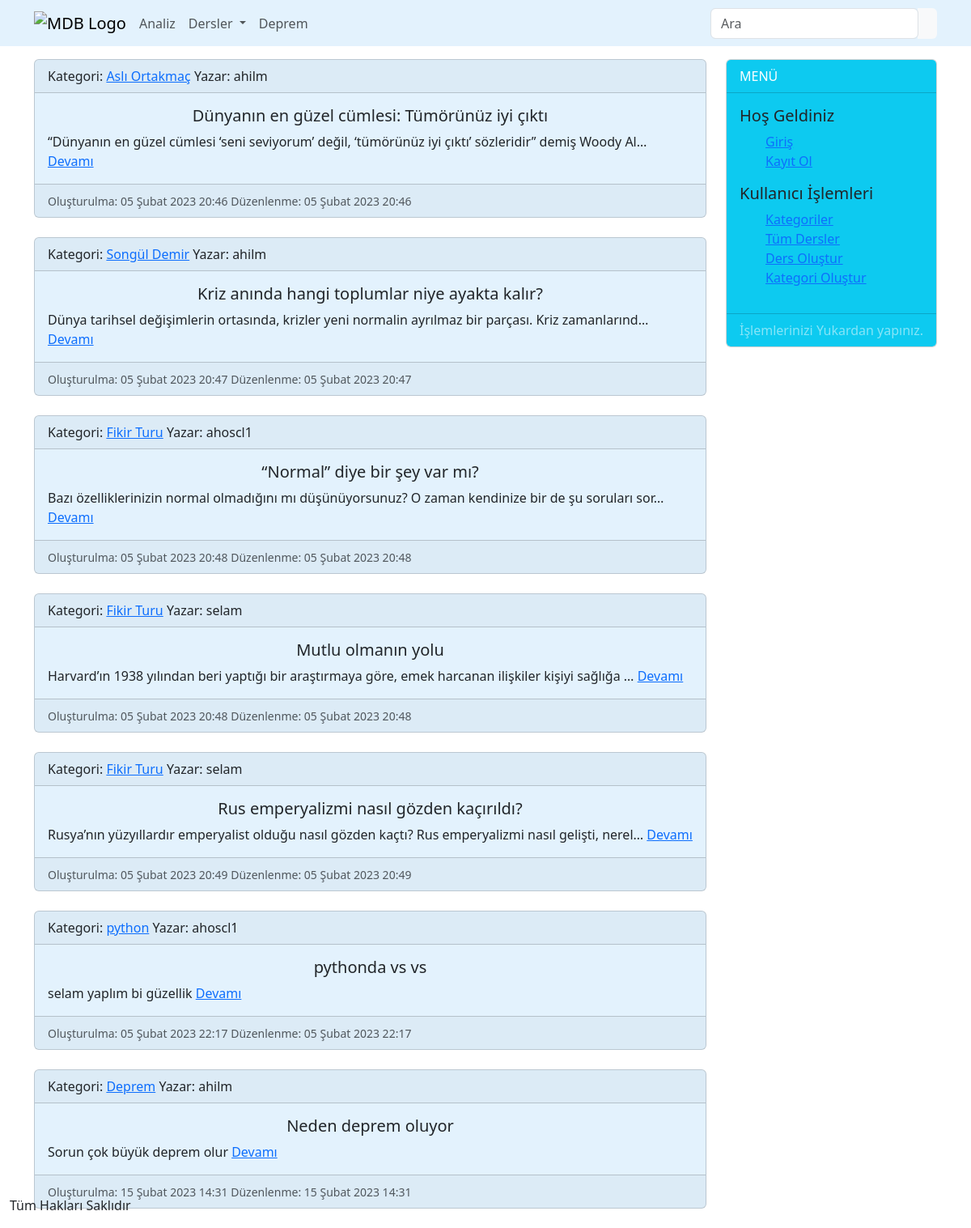
/dersler/, run on the app's committed database.
### dersler/models/dersModel.py (models this page shows, shortened)
class DersModel(models.Model):
    title = models.CharField(max_length=200, verbose_name='Başlık')
    metin = models.TextField()
    olusturulma_tarihi = models.DateTimeField(auto_now_add=True)
    yazar = models.ForeignKey(User, on_delete=models.CASCADE, related_name='kullanici')
    son_duzenleme = models.DateTimeField('Son Düzenlenme Tarihi', auto_now_add=datetime.datetime)
    kategori = models.ForeignKey(KategoriModel, on_delete=models.CASCADE, related_name='ders_kategori')

### dersler/models/kategoriModel.py (models this page shows)
class KategoriModel(models.Model):
    kategori = models.CharField(max_length=20, unique=True)
    aciklama = models.CharField(max_length=300)
    olusturulma_tarihi = models.DateTimeField(auto_now_add=True)
    def __str__(self):
        return self.kategori

### dersler/views/index.py (the view)
# urls.py: path('',index,name='index')
def index(request):
    dersler = DersModel.objects.all()
    kategori = KategoriModel.objects.all()
    context = {
        'dersler': dersler,
        'kategori': kategori,
    }
    return render(request, 'dindex.html', context)

### dersler/views/context_processors.py (called while the page is built)
def categories(request):
    return {
        "categories": KategoriModel.objects.all()
    }

### dersler/templates/dindex.html (shortened to what this page needs)
{% extends 'base.html' %}
{% block content %}
    {% for ders in dersler %}
        <div class="card " style="background-color: #e3f2fd;">
            <div class="card-header">
                Kategori: <a href="{%  url 'dersler:kategori_ayrinti' ders.kategori.id %}">{{ ders.kategori }}</a>  Yazar: {{ ders.yazar }}
            </div>
            <div class="card-body">
                <h5 class="card-title text-center">{{ ders.title }}</h5>
                <p class="card-text">{{ ders.metin|truncatechars:100 }}
                    <a href="{%  url 'dersler:ders_ayrinti' ders.id %}" class="">Devamı</a>
                </p>
            </div>
            <div class="card-footer text-muted"><small>
                Oluşturulma: {{ ders.olusturulma_tarihi }} Düzenlenme: {{ ders.son_duzenleme }}
            </small>
            </div>
        </div>
        <br>
    {% endfor %}
{% endblock content %}

### templates/base.html (shortened to what this page needs)
{% load static %}
<!doctype html>
<html lang="en">
<head>
    <link href="https://cdn.jsdelivr.net/npm/bootstrap@5.3.0-alpha1/dist/css/bootstrap.min.css" rel="stylesheet">
</head>
<body>
{% include 'components/navbar.html' %}
<div class="container mt-3">
    <div class="row">
        <div class="col-sm-9">
            {% block content %}
            {% endblock content %}
        </div>
        {% include 'components/sidebar.html' %}
    </div>
    {% include 'components/footer.html' %}
</div>
</body>
</html>

### templates/components/navbar.html (shortened to what this page needs)
<nav class="navbar navbar-expand-lg navbar-light " style="background-color: #e3f2fd;">
    <div class="container">
        <a class="navbar-brand me-2" href="{% url 'index' %}">
            <img src="https://mdbcdn.b-cdn.net/img/logo/mdb-transaprent-noshadows.webp" height="16" alt="MDB Logo" loading="lazy"
                 style="margin-top: -1px;" />
        </a>
        <div class="collapse navbar-collapse" id="navbarButtonsExample">
            <ul class="navbar-nav me-auto mb-2 mb-lg-0">
                <li class="nav-item">
                    <a class="nav-link" href="{% url 'analiz:index' %}">Analiz</a>
                </li>
                <li class="nav-item dropdown">
                    <a class="nav-link dropdown-toggle" href="#" id="navbarDropdown" role="button" data-bs-toggle="dropdown" aria-expanded="false">
                        Dersler
                    </a>
                </li>
                <li class="nav-item">
                    <a class="nav-link" href="{% url 'deprem:index' %}">Deprem</a>
                </li>
            </ul>
            <div class="d-flex align-items-center">
                <form class="d-flex input-group w-auto">
                    <input type="search" class="form-control rounded" placeholder="Ara" aria-label="Search" aria-describedby="search-addon" />
                    <span class="input-group-text border-0" id="search-addon">
                    </span>
                </form>
            </div>
        </div>
    </div>
</nav>

### templates/components/sidebar.html (shortened to what this page needs)
<div class="col-sm-3">
    <div class="card bg-info-50 mb-3">
        <div class="card-header bg-info text-white">
            MENÜ
        </div>
        <div class="card-body bg-info">
            <h5>{{ user.username }} Hoş Geldiniz</h5>
            <ul class=" bg-info">
                {% if user.is_authenticated %}
                    <li class="list-group-item bg-info"><a href="{% url 'users:profile' user.id %}">Profilim</a></li>
                    <li class="list-group-item bg-info"><a href="{% url 'users:login' %}">Kategorilerim</a></li>
                    <li class="list-group-item bg-info"><a href="{% url 'users:register' %}">Yazılarım</a></li>
                {% else %}
                    <li class="list-group-item bg-info"><a href="{% url 'users:login' %}">Giriş</a></li>
                    <li class="list-group-item bg-info"><a href="{% url 'users:register' %}">Kayıt Ol</a></li>
                {% endif %}
            </ul>
            <h5>Kullanıcı İşlemleri</h5>
            <ul class=" bg-info">
                <li class="list-group-item bg-info"><a href="{% url 'dersler:kategoriler' %}">Kategoriler</a></li>
                <li class="list-group-item bg-info"><a href="{% url 'dersler:index' %}">Tüm Dersler</a></li>
                <li class="list-group-item bg-info"><a href="{% url 'dersler:dersolustur' %}">Ders Oluştur</a></li>
                <li class="list-group-item bg-info"><a href="{% url 'dersler:kategoriolustur' %}">Kategori Oluştur</a></li>
            </ul>
        </div>
        <div class="card-footer bg-info text-white-50">
            İşlemlerinizi Yukardan yapınız.
        </div>
    </div>
</div>

### templates/components/footer.html
<div class="row">
    <div class="col-12 fixed-bottom">
        <p>Tüm Hakları Saklıdır</p>
    </div>
</div>

### data on the page
DersModel: kategori "Aslı Ortakmaç", yazar "ahilm", title "Dünyanın en güzel cümlesi: Tümörünüz iyi çıktı", metin "“Dünyanın en güzel cümlesi ‘seni seviyorum’ değil, ‘tümörünüz iyi çıktı’ sözleridir” demiş Woody Al…", olusturulma_tarihi "05 Şubat 2023 20:46", son_duzenleme "05 Şubat 2023 20:46"
DersModel: kategori "Songül Demir", yazar "ahilm", title "Kriz anında hangi toplumlar niye ayakta kalır?", metin "Dünya tarihsel değişimlerin ortasında, krizler yeni normalin ayrılmaz bir parçası. Kriz zamanlarınd…", olusturulma_tarihi "05 Şubat 2023 20:47", son_duzenleme "05 Şubat 2023 20:47"
DersModel: kategori "Fikir Turu", yazar "ahoscl1", title "“Normal” diye bir şey var mı?", metin "Bazı özelliklerinizin normal olmadığını mı düşünüyorsunuz? O zaman kendinize bir de şu soruları sor…", olusturulma_tarihi "05 Şubat 2023 20:48", son_duzenleme "05 Şubat 2023 20:48"
DersModel: kategori "Fikir Turu", yazar "selam", title "Mutlu olmanın yolu", metin "Harvard’ın 1938 yılından beri yaptığı bir araştırmaya göre, emek harcanan ilişkiler kişiyi sağlığa …", olusturulma_tarihi "05 Şubat 2023 20:48", son_duzenleme "05 Şubat 2023 20:48"
DersModel: kategori "Fikir Turu", yazar "selam", title "Rus emperyalizmi nasıl gözden kaçırıldı?", metin "Rusya’nın yüzyıllardır emperyalist olduğu nasıl gözden kaçtı? Rus emperyalizmi nasıl gelişti, nerel…", olusturulma_tarihi "05 Şubat 2023 20:49", son_duzenleme "05 Şubat 2023 20:49"
DersModel: kategori "python", yazar "ahoscl1", title "pythonda vs vs", metin "selam yaplım bi güzellik", olusturulma_tarihi "05 Şubat 2023 22:17", son_duzenleme "05 Şubat 2023 22:17"
DersModel: kategori "Deprem", yazar "ahilm", title "Neden deprem oluyor", metin "Sorun çok büyük deprem olur", olusturulma_tarihi "15 Şubat 2023 14:31", son_duzenleme "15 Şubat 2023 14:31"
